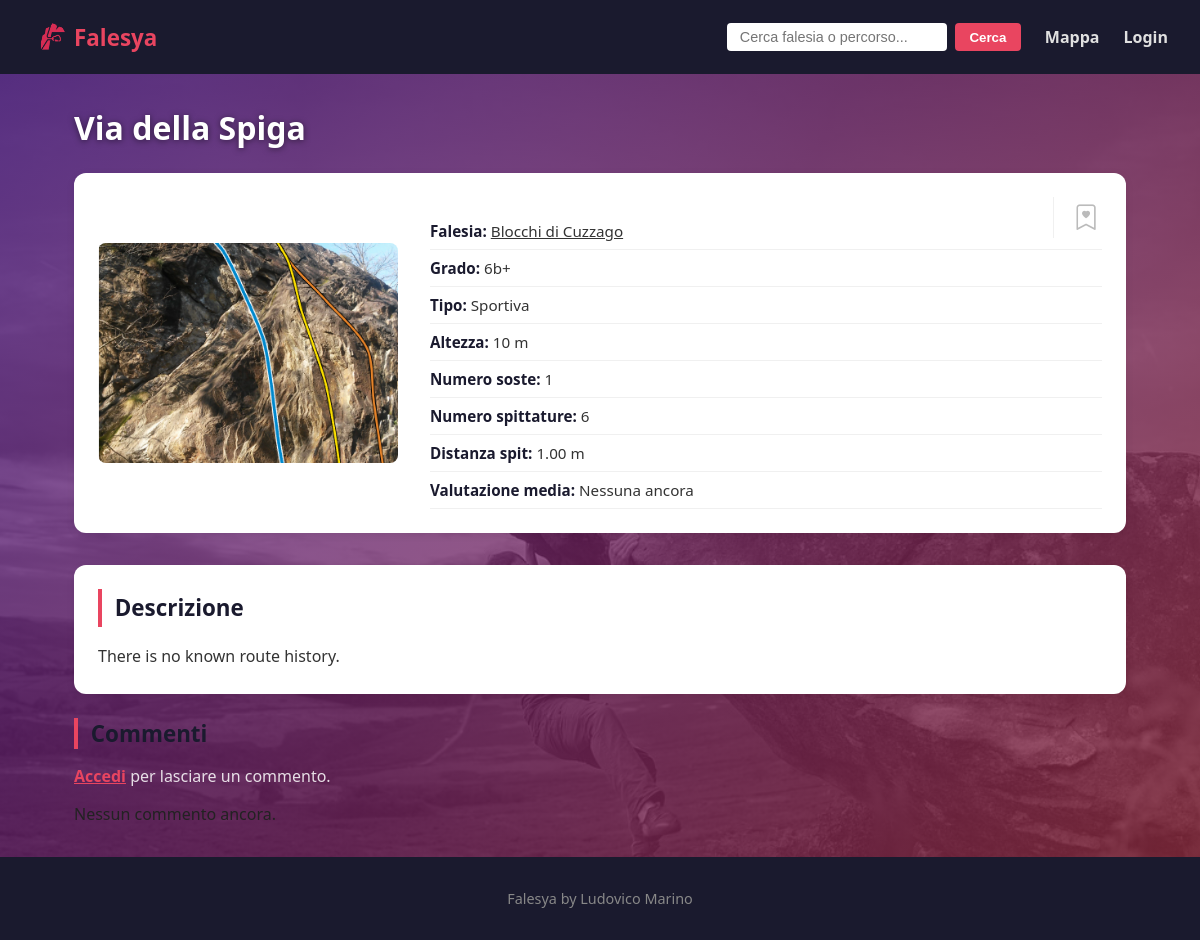
The app's page /percorso/2/, older data.
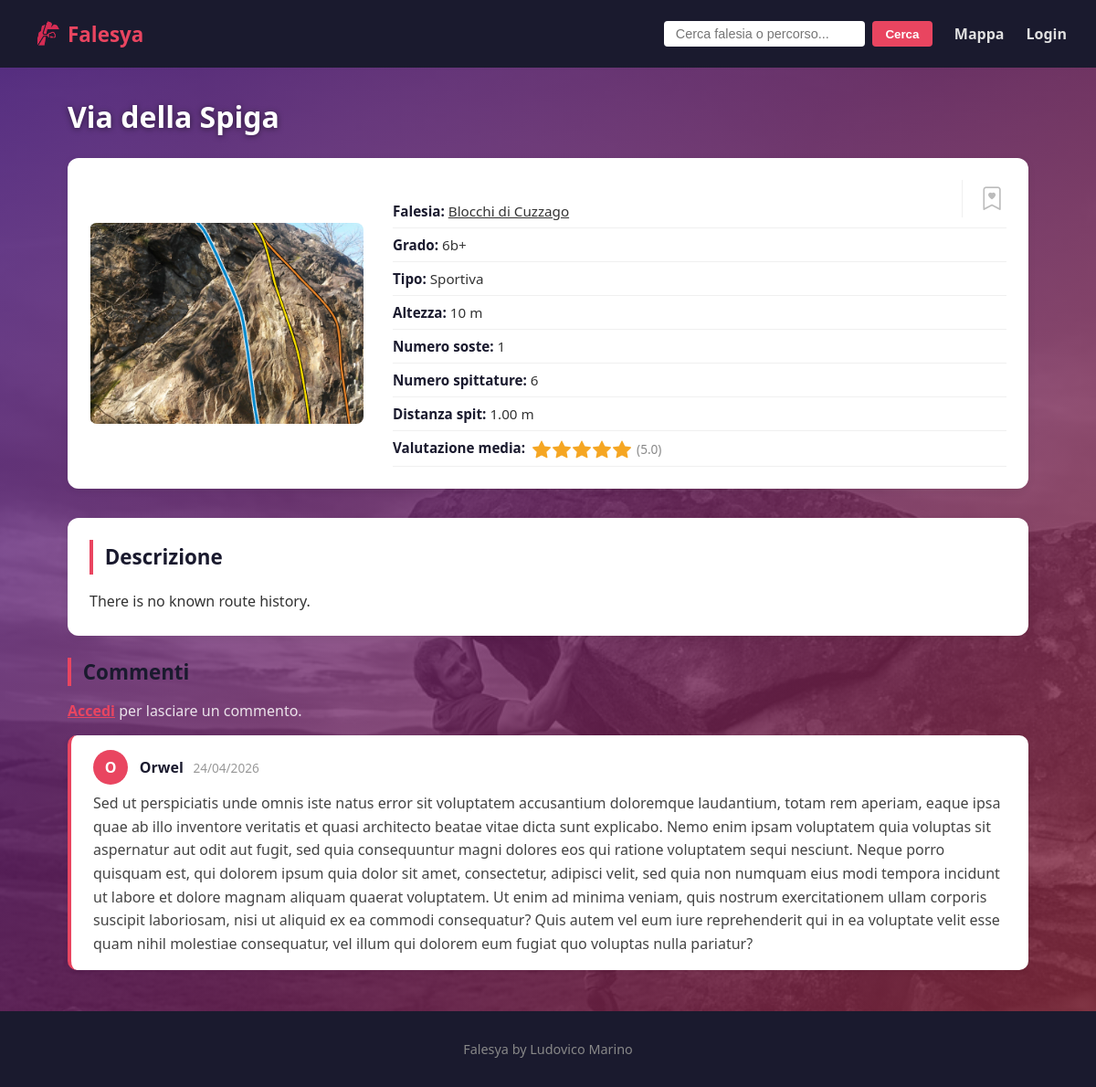
The same page, newer data.
### generale/models.py (models this page shows, shortened)
class Commento(models.Model):
    utente = models.ForeignKey(User, on_delete=models.CASCADE)
    falesia = models.ForeignKey(Falesia, on_delete=models.CASCADE, null=True, blank=True)
    percorso = models.ForeignKey(Percorso, on_delete=models.CASCADE, null=True, blank=True)
    testo = models.TextField()
    data = models.DateTimeField(auto_now_add=True)

### generale/views.py (the view, shortened to what this page needs)
# urls.py: path('percorso/<int:id>/', views.dettaglio_percorso, name='dettaglio_percorso'),
def dettaglio_percorso(request, id):
    percorso = get_object_or_404(Percorso, id=id)
    commenti = percorso.commento_set.select_related('utente__profilo').order_by('-data')
    media_voto = Valutazione.objects.filter(percorso=percorso).aggregate(Avg('voto'))['voto__avg']
    is_preferito = (
        request.user.is_authenticated and
        Preferito.objects.filter(utente=request.user, percorso=percorso).exists()
    )
    voto_utente = None
    if request.user.is_authenticated:
        v = Valutazione.objects.filter(utente=request.user, percorso=percorso).first()
        voto_utente = v.voto if v else None
    form_commento    = FormCommento()
    form_valutazione = FormValutazione()
    return render(request, 'generale/dettaglio_percorso.html', {
        'percorso':         percorso,
        'commenti':         commenti,
        'media_voto':       media_voto,
        'media_voto_int':   round(media_voto) if media_voto else 0,
        'voto_utente':      voto_utente,
        'form_commento':    form_commento,
        'form_valutazione': form_valutazione,
        'is_preferito':     is_preferito,
    })

### generale/forms.py
class FormCommento(forms.ModelForm):
    class Meta:
        model = Commento
        fields = ['testo']
        widgets = {
            'testo': forms.Textarea(attrs={
                'rows': 3,
                'placeholder': 'Scrivi un commento...',
                'maxlength': 1000,
            })
        }
        labels = {'testo': ''}

class FormValutazione(forms.ModelForm):
    class Meta:
        model = Valutazione
        fields = ['voto']
        widgets = {
            'voto': forms.RadioSelect()
        }
        labels = {'voto': 'La tua valutazione'}

### generale/templates/generale/dettaglio_percorso.html (shortened to what this page needs)
{% extends 'generale/base.html' %}
{% load static %}
{% block contenuto %}
<h1>{{ percorso.nome }}</h1>
<div class="dettaglio-header">
    {% if percorso.immagine %}
    <img src="{{ percorso.immagine.url }}" alt="{{ percorso.nome }}">
    {% else %}
    <img src="{% static 'generale/content/placeholder.png' %}" alt="{{ percorso.nome }}">
    {% endif %}
    <div class="dati">
        <div class="preferiti-header">
            {% if user.is_authenticated %}
            <form action="{% url 'toggle_preferito' %}" method="POST" class="form-preferito">
                {% csrf_token %}
                <input type="hidden" name="tipo" value="percorso">
                <input type="hidden" name="id" value="{{ percorso.id }}">
                <button type="submit" class="btn-preferito"
                    title="{% if is_preferito %}Rimuovi dai preferiti{% else %}Aggiungi ai preferiti{% endif %}">
                    {% if is_preferito %}
                    <i class="bi bi-bookmark-heart-fill"></i>
                    {% else %}
                    <i class="bi bi-bookmark-heart"></i>
                    {% endif %}
                </button>
            </form>
            {% else %}
            <a href="#" class="btn-preferito btn-preferito--disabilitato" title="Accedi per salvare nei preferiti">
                <i class="bi bi-bookmark-heart"></i>
            </a>
            {% endif %}
        </div>
        <p><strong>Falesia:</strong>
            <a href="{% url 'dettaglio_falesia' percorso.falesia.id %}">{{ percorso.falesia.nome }}</a>
        </p>
        <p><strong>Grado:</strong> {{ percorso.grado }}</p>
        <p><strong>Tipo:</strong> {{ percorso.get_tipo_display }}</p>
        <p><strong>Altezza:</strong> {{ percorso.altezza }} m</p>
        <p><strong>Numero soste:</strong> {{ percorso.n_soste }}</p>
        <p><strong>Numero spittature:</strong> {{ percorso.n_spittature }}</p>
        <p><strong>Distanza spit:</strong> {{ percorso.distanza_spit }} m</p>
        <p>
            <strong>Valutazione media:</strong>
            {% if media_voto %}
            <span class="stelle-media">
                    <span class="media-numero">({{ media_voto|floatformat:1 }})</span>
            </span>
            {% else %}
            Nessuna ancora
            {% endif %}
        </p>
    </div>
</div>
<div class="descrizione">
    <h2>Descrizione</h2>
    <p>{{ percorso.descrizione }}</p>
</div>
<div class="commenti">
    <h2>Commenti</h2>
    {% if user.is_authenticated %}
    <form method="POST" class="form-commento">
        {% csrf_token %}
        {{ form_commento.testo }}
        {% if form_commento.testo.errors %}
        <span class="errore">{{ form_commento.testo.errors|join:", " }}</span>
        {% endif %}
        <button type="submit" name="invia_commento" class="btn-primario btn-small">Pubblica</button>
    </form>
    {% else %}
    <p class="invito-login"><a href="{% url 'login' %}">Accedi</a> per lasciare un commento.</p>
    {% endif %}
    {% for commento in commenti %}
    <div class="commento">
        <div class="commento-header">
            <div class="avatar-wrapper">
                {% if commento.utente.profilo.immagine_profilo %}
                <img src="{{ commento.utente.profilo.immagine_profilo.url }}" alt="{{ commento.utente.username }}"
                    class="avatar">
                {% else %}
                <div class="avatar avatar-placeholder">
                    {{ commento.utente.username|first|upper }}
                </div>
                {% endif %}
            </div>
            <div>
                <strong>{{ commento.utente.username }}</strong>
                <span class="data-commento">{{ commento.data|date:"d/m/Y" }}</span>
            </div>
        </div>
        <p>{{ commento.testo }}</p>
    </div>
    {% empty %}
    <p>Nessun commento ancora.</p>
    {% endfor %}
</div>
{% endblock %}

Row changes from the older to the newer data that the page shows:
added Commento: utente.username|first "O", utente.username "Orwel", data "24/04/2026", testo "Sed ut perspiciatis unde omnis iste natus error sit voluptatem accusantium doloremque laudantium, totam rem aperiam, eaque ipsa quae ab illo inventore veritatis et quasi architecto beatae vitae dicta sunt explicabo. Nemo enim ipsam voluptatem quia voluptas sit aspernatur aut odit aut fugit, sed quia consequuntur magni dolores eos qui ratione voluptatem sequi nesciunt. Neque porro quisquam est, qui dolorem ipsum quia dolor sit amet, consectetur, adipisci velit, sed quia non numquam eius modi tempora incidunt ut labore et dolore magnam aliquam quaerat voluptatem. Ut enim ad minima veniam, quis nostrum exercitationem ullam corporis suscipit laboriosam, nisi ut aliquid ex ea commodi…"
Text that changed along with them:
{{ media_voto|floatformat:1 }}: (not shown) → "5.0"
text no longer shown: "Nessuna ancora Nessun commento ancora."
